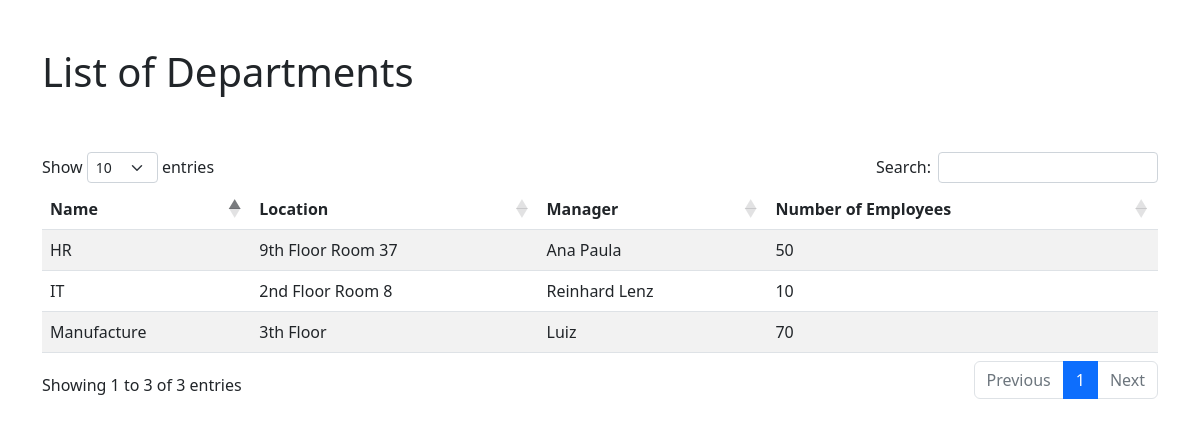
The page /departments on the database its author committed.
### CRUD/models.py (models this page shows, shortened)
class Department(models.Model):
    name = models.CharField(max_length = 100)
    location = models.CharField(max_length = 150)
    manager = models.CharField(max_length = 100)
    number_of_employees = models.IntegerField()

### CRUD/views.py (the view)
# urls.py: path('departments',views.Departments)
def Departments(request):
    return render(request,'departments.html',{'departments':Department.objects.all()})

### templates/departments.html (shortened to what this page needs)
<!DOCTYPE html>
<html lang="en">
<head>
    <link rel="stylesheet" href="https://cdnjs.cloudflare.com/ajax/libs/twitter-bootstrap/5.2.0/css/bootstrap.min.css">
    <link rel="stylesheet" href="https://cdn.datatables.net/1.12.1/css/dataTables.bootstrap5.min.css">
</head>
<body>
    <div class="container">
        <div class="row mt-5">
            <h1>List of Departments</h1>
        </div>
        <div class="row mt-5">
            <table id="dt_departments" class="table table-striped" style="width:100%">
                <thead>
                    <tr>
                        <th>Name</th>
                        <th>Location</th>
                        <th>Manager</th>
                        <th>Number of Employees</th>
                    </tr>
                </thead>
                <tbody>
                    {% for department in departments %}
                    <tr>
                        <td>{{department.name}}</td>
                        <td>{{department.location}}</td>
                        <td>{{department.manager}}</td>
                        <td>{{department.number_of_employees}}</td>
                    </tr>
                    {% endfor %}
                </tbody>
            </table>
        </div>
    </div>
</body>
</html>

### rows shown on the page
Department: name "IT", location "2nd Floor Room 8", manager "Reinhard Lenz", number_of_employees "10"
Department: name "HR", location "9th Floor Room 37", manager "Ana Paula", number_of_employees "50"
Department: name "Manufacture", location "3th Floor", manager "Luiz", number_of_employees "70"
